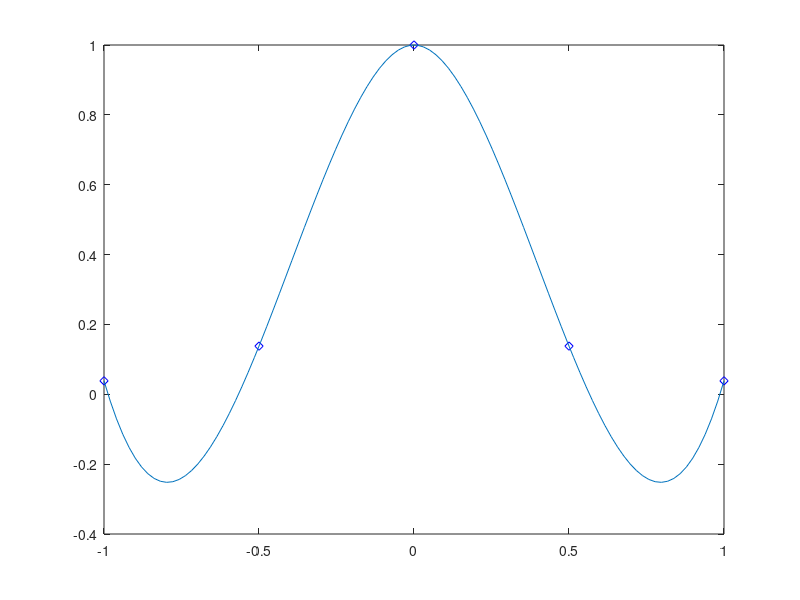

The MATLAB script that drew this image:
% Question-3.d

clc, clear,close all
x = -1:0.5:1;
y= 1./(1+25*x.^2);
xx = linspace(-1,1);
yy = spline(x,y,xx);
plot(x,y,'bd',xx,yy)